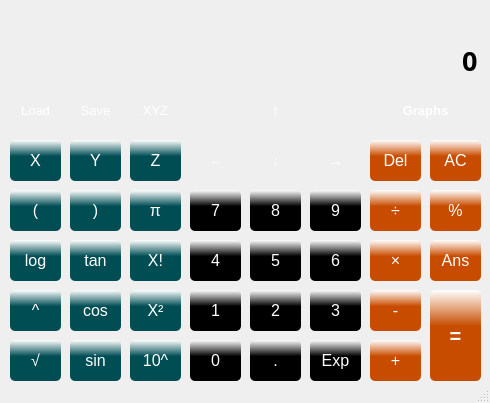
<?xml version="1.0" encoding="UTF-8"?>
<ui version="4.0">
 <class>MainWindow</class>
 <widget class="QMainWindow" name="MainWindow">
  <property name="geometry">
   <rect>
    <x>0</x>
    <y>0</y>
    <width>490</width>
    <height>403</height>
   </rect>
  </property>
  <property name="minimumSize">
   <size>
    <width>10</width>
    <height>10</height>
   </size>
  </property>
  <property name="maximumSize">
   <size>
    <width>1000</width>
    <height>1000</height>
   </size>
  </property>
  <property name="windowTitle">
   <string>MainWindow</string>
  </property>
  <property name="windowOpacity">
   <double>1.000000000000000</double>
  </property>
  <property name="styleSheet">
   <string notr="true">QMainWindow
{
background-image: url(:/back/Background.jpg);
}</string>
  </property>
  <widget class="QWidget" name="centralWidget">
   <widget class="QPushButton" name="pushButton_Exp">
    <property name="geometry">
     <rect>
      <x>310</x>
      <y>340</y>
      <width>51</width>
      <height>41</height>
     </rect>
    </property>
    <property name="font">
     <font>
      <family>Arial</family>
      <pointsize>12</pointsize>
     </font>
    </property>
    <property name="styleSheet">
     <string notr="true">background-color: qlineargradient(spread:pad, x1:1, y1:0.398, x2:1, y2:0, stop:0 rgba(0, 0, 0, 255), stop:1 rgba(255, 255, 255, 255));
color:white;
border-radius:5px;</string>
    </property>
    <property name="text">
     <string>Exp</string>
    </property>
   </widget>
   <widget class="QPushButton" name="pushButton_1">
    <property name="geometry">
     <rect>
      <x>190</x>
      <y>290</y>
      <width>51</width>
      <height>41</height>
     </rect>
    </property>
    <property name="font">
     <font>
      <family>Arial</family>
      <pointsize>12</pointsize>
     </font>
    </property>
    <property name="styleSheet">
     <string notr="true">background-color: qlineargradient(spread:pad, x1:1, y1:0.398, x2:1, y2:0, stop:0 rgba(0, 0, 0, 255), stop:1 rgba(255, 255, 255, 255));
color:white;
border-radius:5px;</string>
    </property>
    <property name="text">
     <string>1</string>
    </property>
   </widget>
   <widget class="QPushButton" name="pushButton_3">
    <property name="geometry">
     <rect>
      <x>310</x>
      <y>290</y>
      <width>51</width>
      <height>41</height>
     </rect>
    </property>
    <property name="font">
     <font>
      <family>Arial</family>
      <pointsize>12</pointsize>
     </font>
    </property>
    <property name="styleSheet">
     <string notr="true">background-color: qlineargradient(spread:pad, x1:1, y1:0.398, x2:1, y2:0, stop:0 rgba(0, 0, 0, 255), stop:1 rgba(255, 255, 255, 255));
color:white;
border-radius:5px;</string>
    </property>
    <property name="text">
     <string>3</string>
    </property>
   </widget>
   <widget class="QPushButton" name="pushButton_Z">
    <property name="geometry">
     <rect>
      <x>130</x>
      <y>140</y>
      <width>51</width>
      <height>41</height>
     </rect>
    </property>
    <property name="font">
     <font>
      <family>Arial</family>
      <pointsize>12</pointsize>
      <weight>50</weight>
      <bold>false</bold>
     </font>
    </property>
    <property name="styleSheet">
     <string notr="true">color:white;
border-radius:5px;
background-color: qlineargradient(spread:pad, x1:1, y1:0.398, x2:1, y2:0, stop:0 rgba(0, 77, 84, 255), stop:1 rgba(255, 255, 255, 255));</string>
    </property>
    <property name="text">
     <string>Z</string>
    </property>
   </widget>
   <widget class="QPushButton" name="pushButton_Load">
    <property name="geometry">
     <rect>
      <x>10</x>
      <y>90</y>
      <width>51</width>
      <height>41</height>
     </rect>
    </property>
    <property name="font">
     <font>
      <family>Arial</family>
      <pointsize>10</pointsize>
      <weight>50</weight>
      <bold>false</bold>
     </font>
    </property>
    <property name="toolTip">
     <string>&lt;html&gt;&lt;head/&gt;&lt;body&gt;&lt;p&gt;Load previosly saved formulas&lt;/p&gt;&lt;/body&gt;&lt;/html&gt;</string>
    </property>
    <property name="styleSheet">
     <string notr="true">background-image: url(:/back/Button.jpg);
color:white;
border-radius:5px;</string>
    </property>
    <property name="text">
     <string>Load</string>
    </property>
   </widget>
   <widget class="QPushButton" name="pushButton_Left">
    <property name="geometry">
     <rect>
      <x>190</x>
      <y>140</y>
      <width>51</width>
      <height>41</height>
     </rect>
    </property>
    <property name="font">
     <font>
      <pointsize>10</pointsize>
     </font>
    </property>
    <property name="styleSheet">
     <string notr="true">color:white;
border-radius:5px;
background-image: url(:/back/Button.jpg);</string>
    </property>
    <property name="text">
     <string>←</string>
    </property>
   </widget>
   <widget class="QPushButton" name="pushButton_2">
    <property name="geometry">
     <rect>
      <x>250</x>
      <y>290</y>
      <width>51</width>
      <height>41</height>
     </rect>
    </property>
    <property name="font">
     <font>
      <family>Arial</family>
      <pointsize>12</pointsize>
     </font>
    </property>
    <property name="styleSheet">
     <string notr="true">background-color: qlineargradient(spread:pad, x1:1, y1:0.398, x2:1, y2:0, stop:0 rgba(0, 0, 0, 255), stop:1 rgba(255, 255, 255, 255));
color:white;
border-radius:5px;</string>
    </property>
    <property name="text">
     <string>2</string>
    </property>
   </widget>
   <widget class="QPushButton" name="pushButton_Log">
    <property name="geometry">
     <rect>
      <x>10</x>
      <y>240</y>
      <width>51</width>
      <height>41</height>
     </rect>
    </property>
    <property name="font">
     <font>
      <family>Arial</family>
      <pointsize>12</pointsize>
      <weight>50</weight>
      <bold>false</bold>
     </font>
    </property>
    <property name="styleSheet">
     <string notr="true">color:white;
border-radius:5px;
background-color: qlineargradient(spread:pad, x1:1, y1:0.398, x2:1, y2:0, stop:0 rgba(0, 77, 84, 255), stop:1 rgba(255, 255, 255, 255));</string>
    </property>
    <property name="text">
     <string>log</string>
    </property>
   </widget>
   <widget class="QPushButton" name="pushButton_Squre">
    <property name="geometry">
     <rect>
      <x>10</x>
      <y>340</y>
      <width>51</width>
      <height>41</height>
     </rect>
    </property>
    <property name="font">
     <font>
      <family>Arial</family>
      <pointsize>12</pointsize>
      <weight>50</weight>
      <bold>false</bold>
     </font>
    </property>
    <property name="styleSheet">
     <string notr="true">color:white;
border-radius:5px;
background-color: qlineargradient(spread:pad, x1:1, y1:0.398, x2:1, y2:0, stop:0 rgba(0, 77, 84, 255), stop:1 rgba(255, 255, 255, 255));</string>
    </property>
    <property name="text">
     <string>√</string>
    </property>
   </widget>
   <widget class="QPushButton" name="pushButton_6">
    <property name="geometry">
     <rect>
      <x>310</x>
      <y>240</y>
      <width>51</width>
      <height>41</height>
     </rect>
    </property>
    <property name="font">
     <font>
      <family>Arial</family>
      <pointsize>12</pointsize>
     </font>
    </property>
    <property name="styleSheet">
     <string notr="true">background-color: qlineargradient(spread:pad, x1:1, y1:0.398, x2:1, y2:0, stop:0 rgba(0, 0, 0, 255), stop:1 rgba(255, 255, 255, 255));
color:white;
border-radius:5px;</string>
    </property>
    <property name="text">
     <string>6</string>
    </property>
   </widget>
   <widget class="QPushButton" name="pushButton_Sin">
    <property name="geometry">
     <rect>
      <x>70</x>
      <y>340</y>
      <width>51</width>
      <height>41</height>
     </rect>
    </property>
    <property name="font">
     <font>
      <family>Arial</family>
      <pointsize>12</pointsize>
      <weight>50</weight>
      <bold>false</bold>
     </font>
    </property>
    <property name="styleSheet">
     <string notr="true">color:white;
border-radius:5px;

background-color: qlineargradient(spread:pad, x1:1, y1:0.398, x2:1, y2:0, stop:0 rgba(0, 77, 84, 255), stop:1 rgba(255, 255, 255, 255));</string>
    </property>
    <property name="text">
     <string>sin</string>
    </property>
   </widget>
   <widget class="QPushButton" name="pushButton_Save">
    <property name="geometry">
     <rect>
      <x>70</x>
      <y>90</y>
      <width>51</width>
      <height>41</height>
     </rect>
    </property>
    <property name="font">
     <font>
      <family>Arial</family>
      <pointsize>10</pointsize>
      <weight>50</weight>
      <bold>false</bold>
     </font>
    </property>
    <property name="styleSheet">
     <string notr="true">color:white;
border-radius:5px;
background-image: url(:/back/Button.jpg);</string>
    </property>
    <property name="text">
     <string>Save</string>
    </property>
   </widget>
   <widget class="QPushButton" name="pushButton_Right">
    <property name="geometry">
     <rect>
      <x>310</x>
      <y>140</y>
      <width>51</width>
      <height>41</height>
     </rect>
    </property>
    <property name="font">
     <font>
      <pointsize>12</pointsize>
     </font>
    </property>
    <property name="styleSheet">
     <string notr="true">color:white;
border-radius:5px;
background-image: url(:/back/Button.jpg);</string>
    </property>
    <property name="text">
     <string>→</string>
    </property>
   </widget>
   <widget class="QPushButton" name="pushButton_5">
    <property name="geometry">
     <rect>
      <x>250</x>
      <y>240</y>
      <width>51</width>
      <height>41</height>
     </rect>
    </property>
    <property name="font">
     <font>
      <family>Arial</family>
      <pointsize>12</pointsize>
     </font>
    </property>
    <property name="styleSheet">
     <string notr="true">background-color: qlineargradient(spread:pad, x1:1, y1:0.398, x2:1, y2:0, stop:0 rgba(0, 0, 0, 255), stop:1 rgba(255, 255, 255, 255));
color:white;
border-radius:5px;</string>
    </property>
    <property name="text">
     <string>5</string>
    </property>
   </widget>
   <widget class="QPushButton" name="pushButton_multiply">
    <property name="geometry">
     <rect>
      <x>370</x>
      <y>240</y>
      <width>51</width>
      <height>41</height>
     </rect>
    </property>
    <property name="font">
     <font>
      <pointsize>12</pointsize>
     </font>
    </property>
    <property name="styleSheet">
     <string notr="true">color:white;
background-color: qlineargradient(spread:pad, x1:1, y1:0.398, x2:1, y2:0, stop:0 rgba(200, 76, 0, 255), stop:1 rgba(255, 255, 255, 255));
border-radius:5px;</string>
    </property>
    <property name="text">
     <string>×</string>
    </property>
   </widget>
   <widget class="QPushButton" name="pushButton_ToH">
    <property name="geometry">
     <rect>
      <x>430</x>
      <y>190</y>
      <width>51</width>
      <height>41</height>
     </rect>
    </property>
    <property name="font">
     <font>
      <pointsize>12</pointsize>
     </font>
    </property>
    <property name="styleSheet">
     <string notr="true">color:white;
background-color: qlineargradient(spread:pad, x1:1, y1:0.398, x2:1, y2:0, stop:0 rgba(200, 76, 0, 255), stop:1 rgba(255, 255, 255, 255));
border-radius:5px;</string>
    </property>
    <property name="text">
     <string>%</string>
    </property>
   </widget>
   <widget class="QPushButton" name="pushButton_Add">
    <property name="geometry">
     <rect>
      <x>370</x>
      <y>340</y>
      <width>51</width>
      <height>41</height>
     </rect>
    </property>
    <property name="font">
     <font>
      <pointsize>12</pointsize>
     </font>
    </property>
    <property name="styleSheet">
     <string notr="true">color:white;
background-color: qlineargradient(spread:pad, x1:1, y1:0.398, x2:1, y2:0, stop:0 rgba(200, 76, 0, 255), stop:1 rgba(255, 255, 255, 255));
border-radius:5px;</string>
    </property>
    <property name="text">
     <string>+</string>
    </property>
   </widget>
   <widget class="QPushButton" name="pushButton_Devide">
    <property name="geometry">
     <rect>
      <x>370</x>
      <y>190</y>
      <width>51</width>
      <height>41</height>
     </rect>
    </property>
    <property name="font">
     <font>
      <pointsize>12</pointsize>
     </font>
    </property>
    <property name="styleSheet">
     <string notr="true">color:white;
background-color: qlineargradient(spread:pad, x1:1, y1:0.398, x2:1, y2:0, stop:0 rgba(200, 76, 0, 255), stop:1 rgba(255, 255, 255, 255));
border-radius:5px;</string>
    </property>
    <property name="text">
     <string>÷</string>
    </property>
   </widget>
   <widget class="QPushButton" name="pushButton_Tan">
    <property name="geometry">
     <rect>
      <x>70</x>
      <y>240</y>
      <width>51</width>
      <height>41</height>
     </rect>
    </property>
    <property name="font">
     <font>
      <family>Arial</family>
      <pointsize>12</pointsize>
      <weight>50</weight>
      <bold>false</bold>
     </font>
    </property>
    <property name="styleSheet">
     <string notr="true">color:white;
border-radius:5px;
background-color: qlineargradient(spread:pad, x1:1, y1:0.398, x2:1, y2:0, stop:0 rgba(0, 77, 84, 255), stop:1 rgba(255, 255, 255, 255));</string>
    </property>
    <property name="text">
     <string>tan</string>
    </property>
   </widget>
   <widget class="QPushButton" name="pushButton_Tenp">
    <property name="geometry">
     <rect>
      <x>130</x>
      <y>340</y>
      <width>51</width>
      <height>41</height>
     </rect>
    </property>
    <property name="font">
     <font>
      <family>Arial</family>
      <pointsize>12</pointsize>
      <weight>50</weight>
      <bold>false</bold>
     </font>
    </property>
    <property name="styleSheet">
     <string notr="true">color:white;
border-radius:5px;

background-color: qlineargradient(spread:pad, x1:1, y1:0.398, x2:1, y2:0, stop:0 rgba(0, 77, 84, 255), stop:1 rgba(255, 255, 255, 255));</string>
    </property>
    <property name="text">
     <string>10^</string>
    </property>
   </widget>
   <widget class="QPushButton" name="pushButton_AC">
    <property name="geometry">
     <rect>
      <x>430</x>
      <y>140</y>
      <width>51</width>
      <height>41</height>
     </rect>
    </property>
    <property name="font">
     <font>
      <pointsize>12</pointsize>
     </font>
    </property>
    <property name="styleSheet">
     <string notr="true">color:white;
background-color: qlineargradient(spread:pad, x1:1, y1:0.398, x2:1, y2:0, stop:0 rgba(200, 76, 0, 255), stop:1 rgba(255, 255, 255, 255));
border-radius:5px;</string>
    </property>
    <property name="text">
     <string>AC</string>
    </property>
   </widget>
   <widget class="QPushButton" name="pushButton_Ans">
    <property name="geometry">
     <rect>
      <x>430</x>
      <y>240</y>
      <width>51</width>
      <height>41</height>
     </rect>
    </property>
    <property name="font">
     <font>
      <pointsize>12</pointsize>
     </font>
    </property>
    <property name="styleSheet">
     <string notr="true">color:white;
background-color: qlineargradient(spread:pad, x1:1, y1:0.398, x2:1, y2:0, stop:0 rgba(200, 76, 0, 255), stop:1 rgba(255, 255, 255, 255));
border-radius:5px;</string>
    </property>
    <property name="text">
     <string>Ans</string>
    </property>
   </widget>
   <widget class="QPushButton" name="pushButton_4">
    <property name="geometry">
     <rect>
      <x>190</x>
      <y>240</y>
      <width>51</width>
      <height>41</height>
     </rect>
    </property>
    <property name="font">
     <font>
      <family>Arial</family>
      <pointsize>12</pointsize>
     </font>
    </property>
    <property name="styleSheet">
     <string notr="true">background-color: qlineargradient(spread:pad, x1:1, y1:0.398, x2:1, y2:0, stop:0 rgba(0, 0, 0, 255), stop:1 rgba(255, 255, 255, 255));
color:white;
border-radius:5px;</string>
    </property>
    <property name="text">
     <string>4</string>
    </property>
   </widget>
   <widget class="QPushButton" name="pushButton_Up">
    <property name="geometry">
     <rect>
      <x>250</x>
      <y>90</y>
      <width>51</width>
      <height>41</height>
     </rect>
    </property>
    <property name="font">
     <font>
      <family>Arial</family>
      <pointsize>12</pointsize>
     </font>
    </property>
    <property name="styleSheet">
     <string notr="true">color:white;
border-radius:5px;
background-image: url(:/back/Button.jpg);</string>
    </property>
    <property name="text">
     <string>↑</string>
    </property>
   </widget>
   <widget class="QPushButton" name="pushButton_X">
    <property name="geometry">
     <rect>
      <x>10</x>
      <y>140</y>
      <width>51</width>
      <height>41</height>
     </rect>
    </property>
    <property name="font">
     <font>
      <family>Arial</family>
      <pointsize>12</pointsize>
      <weight>50</weight>
      <bold>false</bold>
     </font>
    </property>
    <property name="styleSheet">
     <string notr="true">color:white;
border-radius:5px;
background-color: qlineargradient(spread:pad, x1:1, y1:0.398, x2:1, y2:0, stop:0 rgba(0, 77, 84, 255), stop:1 rgba(255, 255, 255, 255));</string>
    </property>
    <property name="text">
     <string>X</string>
    </property>
   </widget>
   <widget class="QPushButton" name="pushButton_Graphs">
    <property name="geometry">
     <rect>
      <x>370</x>
      <y>90</y>
      <width>111</width>
      <height>41</height>
     </rect>
    </property>
    <property name="font">
     <font>
      <family>Arial</family>
      <pointsize>10</pointsize>
      <weight>75</weight>
      <bold>true</bold>
     </font>
    </property>
    <property name="styleSheet">
     <string notr="true">color:white;
border-radius:5px;
background-image: url(:/back/Button2.jpg);
</string>
    </property>
    <property name="text">
     <string>Graphs</string>
    </property>
   </widget>
   <widget class="QPushButton" name="pushButton_0">
    <property name="geometry">
     <rect>
      <x>190</x>
      <y>340</y>
      <width>51</width>
      <height>41</height>
     </rect>
    </property>
    <property name="font">
     <font>
      <family>Arial</family>
      <pointsize>12</pointsize>
     </font>
    </property>
    <property name="styleSheet">
     <string notr="true">background-color: qlineargradient(spread:pad, x1:1, y1:0.398, x2:1, y2:0, stop:0 rgba(0, 0, 0, 255), stop:1 rgba(255, 255, 255, 255));
color:white;
border-radius:5px;</string>
    </property>
    <property name="text">
     <string>0</string>
    </property>
   </widget>
   <widget class="QPushButton" name="pushButton_Y">
    <property name="geometry">
     <rect>
      <x>70</x>
      <y>140</y>
      <width>51</width>
      <height>41</height>
     </rect>
    </property>
    <property name="font">
     <font>
      <family>Arial</family>
      <pointsize>12</pointsize>
      <weight>50</weight>
      <bold>false</bold>
     </font>
    </property>
    <property name="styleSheet">
     <string notr="true">color:white;
border-radius:5px;
background-color: qlineargradient(spread:pad, x1:1, y1:0.398, x2:1, y2:0, stop:0 rgba(0, 77, 84, 255), stop:1 rgba(255, 255, 255, 255));</string>
    </property>
    <property name="text">
     <string>Y</string>
    </property>
   </widget>
   <widget class="QPushButton" name="pushButton_Down">
    <property name="geometry">
     <rect>
      <x>250</x>
      <y>140</y>
      <width>51</width>
      <height>41</height>
     </rect>
    </property>
    <property name="font">
     <font>
      <pointsize>10</pointsize>
     </font>
    </property>
    <property name="styleSheet">
     <string notr="true">color:white;
border-radius:5px;
background-image: url(:/back/Button.jpg);</string>
    </property>
    <property name="text">
     <string>↓</string>
    </property>
   </widget>
   <widget class="QPushButton" name="pushButton_8">
    <property name="geometry">
     <rect>
      <x>250</x>
      <y>190</y>
      <width>51</width>
      <height>41</height>
     </rect>
    </property>
    <property name="font">
     <font>
      <family>Arial</family>
      <pointsize>12</pointsize>
     </font>
    </property>
    <property name="styleSheet">
     <string notr="true">background-color: qlineargradient(spread:pad, x1:1, y1:0.398, x2:1, y2:0, stop:0 rgba(0, 0, 0, 255), stop:1 rgba(255, 255, 255, 255));
color:white;
border-radius:5px;</string>
    </property>
    <property name="text">
     <string>8</string>
    </property>
   </widget>
   <widget class="QPushButton" name="pushButton_X2">
    <property name="geometry">
     <rect>
      <x>130</x>
      <y>290</y>
      <width>51</width>
      <height>41</height>
     </rect>
    </property>
    <property name="font">
     <font>
      <family>Arial</family>
      <pointsize>12</pointsize>
      <weight>50</weight>
      <bold>false</bold>
     </font>
    </property>
    <property name="styleSheet">
     <string notr="true">color:white;
border-radius:5px;
background-color: qlineargradient(spread:pad, x1:1, y1:0.398, x2:1, y2:0, stop:0 rgba(0, 77, 84, 255), stop:1 rgba(255, 255, 255, 255));</string>
    </property>
    <property name="text">
     <string>X²</string>
    </property>
   </widget>
   <widget class="QPushButton" name="pushButton_Power">
    <property name="geometry">
     <rect>
      <x>10</x>
      <y>290</y>
      <width>51</width>
      <height>41</height>
     </rect>
    </property>
    <property name="font">
     <font>
      <family>Arial</family>
      <pointsize>12</pointsize>
      <weight>50</weight>
      <bold>false</bold>
     </font>
    </property>
    <property name="styleSheet">
     <string notr="true">color:white;
border-radius:5px;
background-color: qlineargradient(spread:pad, x1:1, y1:0.398, x2:1, y2:0, stop:0 rgba(0, 77, 84, 255), stop:1 rgba(255, 255, 255, 255));</string>
    </property>
    <property name="text">
     <string>^</string>
    </property>
   </widget>
   <widget class="QPushButton" name="pushButton_History">
    <property name="geometry">
     <rect>
      <x>130</x>
      <y>90</y>
      <width>51</width>
      <height>41</height>
     </rect>
    </property>
    <property name="font">
     <font>
      <family>Arial</family>
      <pointsize>10</pointsize>
      <weight>50</weight>
      <bold>false</bold>
     </font>
    </property>
    <property name="styleSheet">
     <string notr="true">color:white;
border-radius:5px;
background-image: url(:/back/Button.jpg);
</string>
    </property>
    <property name="text">
     <string>XYZ</string>
    </property>
   </widget>
   <widget class="QPushButton" name="pushButton_LBracket">
    <property name="geometry">
     <rect>
      <x>10</x>
      <y>190</y>
      <width>51</width>
      <height>41</height>
     </rect>
    </property>
    <property name="font">
     <font>
      <family>Arial</family>
      <pointsize>12</pointsize>
      <weight>50</weight>
      <bold>false</bold>
     </font>
    </property>
    <property name="styleSheet">
     <string notr="true">color:white;
border-radius:5px;
background-color: qlineargradient(spread:pad, x1:1, y1:0.398, x2:1, y2:0, stop:0 rgba(0, 77, 84, 255), stop:1 rgba(255, 255, 255, 255));</string>
    </property>
    <property name="text">
     <string>(</string>
    </property>
   </widget>
   <widget class="QPushButton" name="pushButton_9">
    <property name="geometry">
     <rect>
      <x>310</x>
      <y>190</y>
      <width>51</width>
      <height>41</height>
     </rect>
    </property>
    <property name="font">
     <font>
      <family>Arial</family>
      <pointsize>12</pointsize>
     </font>
    </property>
    <property name="styleSheet">
     <string notr="true">background-color: qlineargradient(spread:pad, x1:1, y1:0.398, x2:1, y2:0, stop:0 rgba(0, 0, 0, 255), stop:1 rgba(255, 255, 255, 255));
color:white;
border-radius:5px;</string>
    </property>
    <property name="text">
     <string>9</string>
    </property>
   </widget>
   <widget class="QPushButton" name="pushButton_Del">
    <property name="geometry">
     <rect>
      <x>370</x>
      <y>140</y>
      <width>51</width>
      <height>41</height>
     </rect>
    </property>
    <property name="font">
     <font>
      <pointsize>12</pointsize>
     </font>
    </property>
    <property name="styleSheet">
     <string notr="true">color:white;
background-color: qlineargradient(spread:pad, x1:1, y1:0.398, x2:1, y2:0, stop:0 rgba(200, 76, 0, 255), stop:1 rgba(255, 255, 255, 255));
border-radius:5px;</string>
    </property>
    <property name="text">
     <string>Del</string>
    </property>
   </widget>
   <widget class="QPushButton" name="pushButton_Equals">
    <property name="geometry">
     <rect>
      <x>430</x>
      <y>290</y>
      <width>51</width>
      <height>91</height>
     </rect>
    </property>
    <property name="font">
     <font>
      <pointsize>15</pointsize>
      <weight>75</weight>
      <bold>true</bold>
     </font>
    </property>
    <property name="styleSheet">
     <string notr="true">color:white;
border-radius:5px;
background-color: qlineargradient(spread:pad, x1:1, y1:0.398, x2:1, y2:0, stop:0 rgba(200, 76, 0, 255), stop:1 rgba(255, 255, 255, 255));</string>
    </property>
    <property name="text">
     <string>=</string>
    </property>
   </widget>
   <widget class="QPushButton" name="pushButton_Pi">
    <property name="geometry">
     <rect>
      <x>130</x>
      <y>190</y>
      <width>51</width>
      <height>41</height>
     </rect>
    </property>
    <property name="font">
     <font>
      <family>Arial</family>
      <pointsize>12</pointsize>
      <weight>50</weight>
      <bold>false</bold>
     </font>
    </property>
    <property name="styleSheet">
     <string notr="true">color:white;
border-radius:5px;
background-color: qlineargradient(spread:pad, x1:1, y1:0.398, x2:1, y2:0, stop:0 rgba(0, 77, 84, 255), stop:1 rgba(255, 255, 255, 255));</string>
    </property>
    <property name="text">
     <string>π</string>
    </property>
   </widget>
   <widget class="QPushButton" name="pushButton_X1">
    <property name="geometry">
     <rect>
      <x>130</x>
      <y>240</y>
      <width>51</width>
      <height>41</height>
     </rect>
    </property>
    <property name="font">
     <font>
      <family>Arial</family>
      <pointsize>12</pointsize>
      <weight>50</weight>
      <bold>false</bold>
     </font>
    </property>
    <property name="styleSheet">
     <string notr="true">color:white;
border-radius:5px;
background-color: qlineargradient(spread:pad, x1:1, y1:0.398, x2:1, y2:0, stop:0 rgba(0, 77, 84, 255), stop:1 rgba(255, 255, 255, 255));</string>
    </property>
    <property name="text">
     <string>X!</string>
    </property>
   </widget>
   <widget class="QPushButton" name="pushButton_RBracket">
    <property name="geometry">
     <rect>
      <x>70</x>
      <y>190</y>
      <width>51</width>
      <height>41</height>
     </rect>
    </property>
    <property name="font">
     <font>
      <family>Arial</family>
      <pointsize>12</pointsize>
      <weight>50</weight>
      <bold>false</bold>
     </font>
    </property>
    <property name="styleSheet">
     <string notr="true">color:white;
border-radius:5px;
background-color: qlineargradient(spread:pad, x1:1, y1:0.398, x2:1, y2:0, stop:0 rgba(0, 77, 84, 255), stop:1 rgba(255, 255, 255, 255));</string>
    </property>
    <property name="text">
     <string>)</string>
    </property>
   </widget>
   <widget class="QPushButton" name="pushButton_Cos">
    <property name="geometry">
     <rect>
      <x>70</x>
      <y>290</y>
      <width>51</width>
      <height>41</height>
     </rect>
    </property>
    <property name="font">
     <font>
      <family>Arial</family>
      <pointsize>12</pointsize>
      <weight>50</weight>
      <bold>false</bold>
     </font>
    </property>
    <property name="styleSheet">
     <string notr="true">color:white;
border-radius:5px;
background-color: qlineargradient(spread:pad, x1:1, y1:0.398, x2:1, y2:0, stop:0 rgba(0, 77, 84, 255), stop:1 rgba(255, 255, 255, 255));</string>
    </property>
    <property name="text">
     <string>cos</string>
    </property>
   </widget>
   <widget class="QPushButton" name="pushButton_Point">
    <property name="geometry">
     <rect>
      <x>250</x>
      <y>340</y>
      <width>51</width>
      <height>41</height>
     </rect>
    </property>
    <property name="font">
     <font>
      <family>Arial</family>
      <pointsize>12</pointsize>
     </font>
    </property>
    <property name="styleSheet">
     <string notr="true">background-color: qlineargradient(spread:pad, x1:1, y1:0.398, x2:1, y2:0, stop:0 rgba(0, 0, 0, 255), stop:1 rgba(255, 255, 255, 255));
color:white;
border-radius:5px;</string>
    </property>
    <property name="text">
     <string>.</string>
    </property>
   </widget>
   <widget class="QPushButton" name="pushButton_Subtract">
    <property name="geometry">
     <rect>
      <x>370</x>
      <y>290</y>
      <width>51</width>
      <height>41</height>
     </rect>
    </property>
    <property name="font">
     <font>
      <pointsize>12</pointsize>
     </font>
    </property>
    <property name="styleSheet">
     <string notr="true">color:white;
background-color: qlineargradient(spread:pad, x1:1, y1:0.398, x2:1, y2:0, stop:0 rgba(200, 76, 0, 255), stop:1 rgba(255, 255, 255, 255));
border-radius:5px;</string>
    </property>
    <property name="text">
     <string>-</string>
    </property>
   </widget>
   <widget class="QPushButton" name="pushButton_7">
    <property name="geometry">
     <rect>
      <x>190</x>
      <y>190</y>
      <width>51</width>
      <height>41</height>
     </rect>
    </property>
    <property name="font">
     <font>
      <family>Arial</family>
      <pointsize>12</pointsize>
      <weight>50</weight>
      <bold>false</bold>
     </font>
    </property>
    <property name="styleSheet">
     <string notr="true">background-color: qlineargradient(spread:pad, x1:1, y1:0.398, x2:1, y2:0, stop:0 rgba(0, 0, 0, 255), stop:1 rgba(255, 255, 255, 255));
color:white;
border-radius:5px;</string>
    </property>
    <property name="text">
     <string>7</string>
    </property>
   </widget>
   <widget class="QLineEdit" name="lineEdit">
    <property name="geometry">
     <rect>
      <x>10</x>
      <y>40</y>
      <width>471</width>
      <height>41</height>
     </rect>
    </property>
    <property name="font">
     <font>
      <family>Digital-7</family>
      <pointsize>20</pointsize>
      <weight>75</weight>
      <bold>true</bold>
     </font>
    </property>
    <property name="styleSheet">
     <string notr="true">background-color: rgb(239, 239, 239);</string>
    </property>
    <property name="text">
     <string>0</string>
    </property>
    <property name="frame">
     <bool>false</bool>
    </property>
    <property name="alignment">
     <set>Qt::AlignRight|Qt::AlignTrailing|Qt::AlignVCenter</set>
    </property>
   </widget>
   <widget class="QLineEdit" name="lineEdit_2">
    <property name="geometry">
     <rect>
      <x>10</x>
      <y>9</y>
      <width>471</width>
      <height>31</height>
     </rect>
    </property>
    <property name="font">
     <font>
      <family>Digital-7</family>
      <pointsize>16</pointsize>
      <weight>75</weight>
      <bold>true</bold>
     </font>
    </property>
    <property name="styleSheet">
     <string notr="true">background-color: rgb(239, 239, 239);</string>
    </property>
    <property name="frame">
     <bool>false</bool>
    </property>
    <property name="alignment">
     <set>Qt::AlignRight|Qt::AlignTrailing|Qt::AlignVCenter</set>
    </property>
   </widget>
  </widget>
  <widget class="QStatusBar" name="statusBar"/>
 </widget>
 <layoutdefault spacing="6" margin="11"/>
 <resources/>
 <connections/>
</ui>
